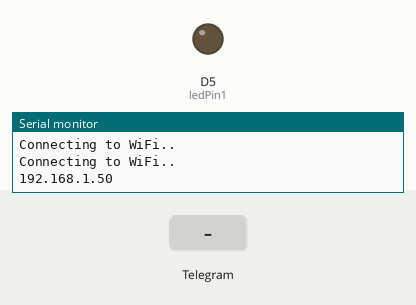
Recording of a sketch running on a simulated ESP8266 (NodeMCU). Shown: output pins drawn as LEDs (lit = HIGH), the last lines printed to the serial monitor. The test bench sets the inputs (shaded band). WiFi joins after 1.5 s; servers stay silent unless stated; the local clock reads 2024-03-15 10:24:30 at power-on unless the sketch sets it.

Above: at 3.2 s.
3.3 s: Telegram message "/L1_nyala" received
At 5.0 s:
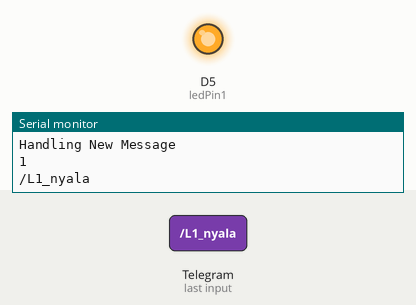
7.0 s: Telegram message "/L1_mati" received
At 9.8 s:
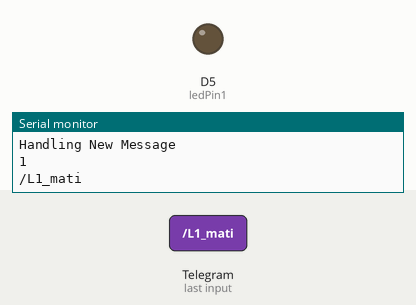
Timing chart, 0 to 11.3 s (numbered marks = the images above; inputs shaded):
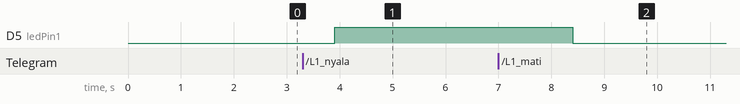

The sketch:

LED.ino
```cpp
#ifdef ESP32
  #include <WiFi.h>
#else
  #include <ESP8266WiFi.h>
#endif
#include <WiFiClientSecure.h>
#include <UniversalTelegramBot.h>
#include <ArduinoJson.h>

// Isikan nama SSID dan password
const char* ssid = "";
const char* password = "";

// Initialize Telegram BOT
#define BOTtoken "xxxxx" //Ganti dengan ID chat Anda

#define CHAT_ID "xxxxx" // Ganti dengan ID chat Anda

#ifdef ESP8266
  X509List cert(TELEGRAM_CERTIFICATE_ROOT);
#endif

WiFiClientSecure client;
UniversalTelegramBot bot(BOTtoken, client);

//menentukan delay 1 detik untuk memeriksa apakah ada pesan baru
int bot_delay = 1000;
unsigned long lastTimeBotRan;

const int ledPin1 = D5; //LED L1 pada board NodeMCU
bool ledState1 = LOW; //memberikan logika 0 pada LED L1

//Ketika ada pesan telegram masuk
void handleNewMessages(int numNewMessages) {
  Serial.println("Handling New Message");
  Serial.println(String(numNewMessages));

  for (int i=0; i<numNewMessages; i++) {
  //memeriksa ID telegram yang mengirimkan pesan
  String chat_id = String(bot.messages[i].chat_id);
  if (chat_id != CHAT_ID){
    bot.sendMessage(chat_id, "Unauthorized user", "");
    continue;
  }

  //cetak pesan yang masuk pada Serial Monitor
  String user_text = bot.messages[i].text;
  Serial.println(user_text);

  String your_name = bot.messages[i].from_name;

  //Membuat pesan instruksi (welcome message)
  if (user_text == "/start") {
    String welcome = "Selamat datang, " + your_name + ".\n";
    welcome += "Gunakan perintah berikut untuk menyalakan LED.\n\n";
    welcome += "Kirim /L1_nyala untuk menyalakan LED L1\n";
    welcome += "Kirim /L1_mati untuk mematikan LED L1\n";
    welcome += "Kirim /status untuk melihat status L1 \n";
    bot.sendMessage(chat_id, welcome, "");
  }
  if (user_text == "/L1_nyala") {
    bot.sendMessage(chat_id, "L1 dinyalakan", "");
    ledState1 = HIGH;
    digitalWrite(ledPin1, ledState1);
  }

  if (user_text == "/L1_mati") {
    bot.sendMessage(chat_id, "L1 dimatikan", "");
    ledState1 = LOW;
    digitalWrite(ledPin1, ledState1);
  }
  if (user_text == "/status") {
    if (digitalRead(ledPin1)){
      bot.sendMessage(chat_id, "L1 menyala", "");
      }
      else{
        bot.sendMessage(chat_id, "L1 mati", "");
      }
    }
  }
}
void setup() {
  Serial.begin(115200);

  #ifdef ESP8266
    configTime(0, 0, "pool.ntp.org");
    client.setTrustAnchors(&cert);
  #endif
  pinMode(ledPin1, OUTPUT);
  digitalWrite(ledPin1, ledState1);
  // koneksi ke Wi-Fi
  WiFi.mode(WIFI_STA);
  WiFi.begin(ssid, password);
  #ifdef ESP32
    client.setCACert(TELEGRAM_CERTIFICATE_ROOT);
  #endif
  while (WiFi.status() != WL_CONNECTED) {
    delay(1000);
    Serial.println("Connecting to WiFi..");
  }
    // menampilkan lokal IP di Serial Monitor
  Serial.println(WiFi.localIP());
}
void loop() {
  if (millis() > lastTimeBotRan + bot_delay) {
    int numNewMessages = bot.getUpdates(bot.last_message_received + 1);

    while(numNewMessages) {
      Serial.println("Got Response!");
      handleNewMessages(numNewMessages);
      numNewMessages = bot.getUpdates(bot.last_message_received + 1);
    }
    lastTimeBotRan = millis();
  }
}
```

Measured:
- after the input at 3.3 s, D5 (ledPin1): LOW → HIGH after 0.60 s
- after the input at 7.0 s, D5 (ledPin1): HIGH → LOW after 1.4 s
